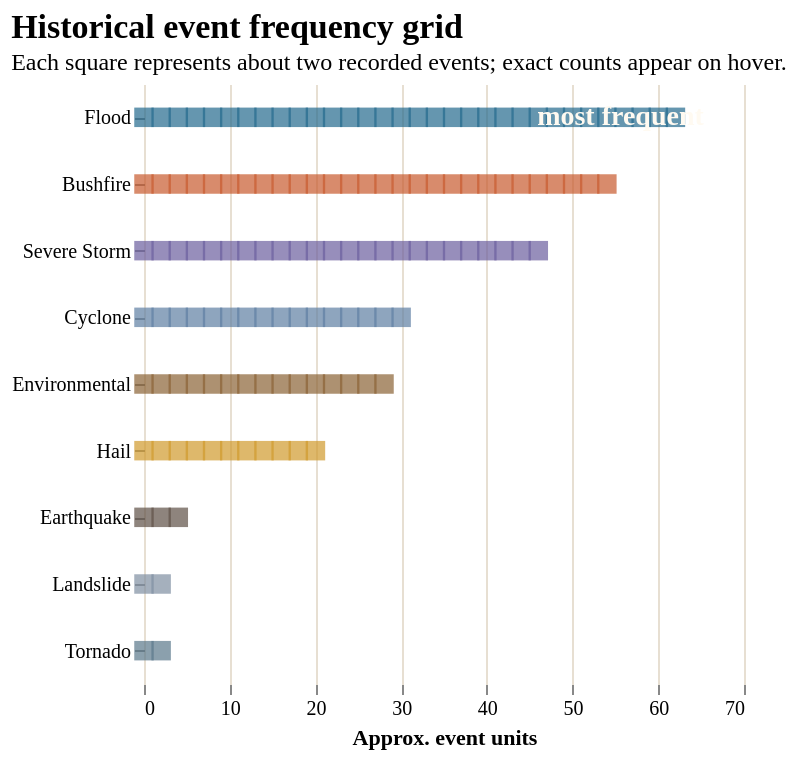

Write a Vega-Lite specification for this figure.
### Vega-Lite specification from a JSON file in a GitHub repository (floating-point values rounded to 4 significant figures)
{"$schema": "https://vega.github.io/schema/vega-lite/v5.json", "width": "container", "height": 300, "title": {"text": "Historical event frequency grid", "subtitle": "Each square represents about two recorded events; exact counts appear on hover."}, "data": {"sequence": {"start": 0, "stop": 133, "step": 1, "as": "tile"}}, "transform": [{"calculate": "datum.tile < 32 ? 'Flood' : datum.tile < 60 ? 'Bushfire' : datum.tile < 84 ? 'Severe Storm' : datum.tile < 100 ? 'Cyclone' : datum.tile < 115 ? 'Environmental' : datum.tile < 126 ? 'Hail' : datum.tile < 129 ? 'Earthquake' : datum.tile < 131 ? 'Landslide' : 'Tornado'", "as": "category"}, {"calculate": "datum.category == 'Flood' ? datum.tile : datum.category == 'Bushfire' ? datum.tile - 32 : datum.category == 'Severe Storm' ? datum.tile - 60 : datum.category == 'Cyclone' ? datum.tile - 84 : datum.category == 'Environmental' ? datum.tile - 100 : datum.category == 'Hail' ? datum.tile - 115 : datum.category == 'Earthquake' ? datum.tile - 126 : datum.category == 'Landslide' ? datum.tile - 129 : datum.tile - 131", "as": "unit"}, {"calculate": "datum.category == 'Flood' ? 64 : datum.category == 'Bushfire' ? 55 : datum.category == 'Severe Storm' ? 47 : datum.category == 'Cyclone' ? 31 : datum.category == 'Environmental' ? 30 : datum.category == 'Hail' ? 21 : datum.category == 'Earthquake' ? 5 : datum.category == 'Landslide' ? 4 : 3", "as": "events"}], "layer": [{"mark": {"type": "square", "size": 95, "filled": true}, "encoding": {"x": {"field": "unit", "type": "quantitative", "title": "Approx. event units", "axis": {"tickCount": 5, "labelExpr": "datum.value == 0 ? '0' : datum.value * 2"}}, "y": {"field": "category", "type": "nominal", "sort": ["Flood", "Bushfire", "Severe Storm", "Cyclone", "Environmental", "Hail", "Earthquake", "Landslide", "Tornado"], "title": null}, "color": {"field": "category", "type": "nominal", "legend": null, "scale": {"domain": ["Flood", "Bushfire", "Severe Storm", "Cyclone", "Environmental", "Hail", "Earthquake", "Landslide", "Tornado"], "range": ["#246a8d", "#c85a2e", "#6c5f9f", "#5f7fa3", "#8a6335", "#d09a2d", "#5f5147", "#7f8fa1", "#5a788a"]}}, "tooltip": [{"field": "category", "type": "nominal", "title": "Type"}, {"field": "events", "type": "quantitative", "title": "Recorded events"}]}}, {"transform": [{"filter": "datum.category == 'Flood' && datum.unit == 22"}], "mark": {"type": "text", "align": "left", "baseline": "middle", "dx": 8, "font": "Trebuchet MS", "fontSize": 14, "fontWeight": "bold", "color": "#fffaf1"}, "encoding": {"x": {"field": "unit", "type": "quantitative"}, "y": {"field": "category", "type": "nominal", "sort": ["Flood", "Bushfire", "Severe Storm", "Cyclone", "Environmental", "Hail", "Earthquake", "Landslide", "Tornado"]}, "text": {"value": "most frequent"}}}], "config": {"background": null, "axis": {"labelFont": "Trebuchet MS", "titleFont": "Trebuchet MS", "gridColor": "#e7dfd2", "domain": false}, "title": {"font": "Georgia", "fontSize": 17, "subtitleFont": "Trebuchet MS", "subtitleFontSize": 12, "anchor": "start"}, "view": {"stroke": null}}}
